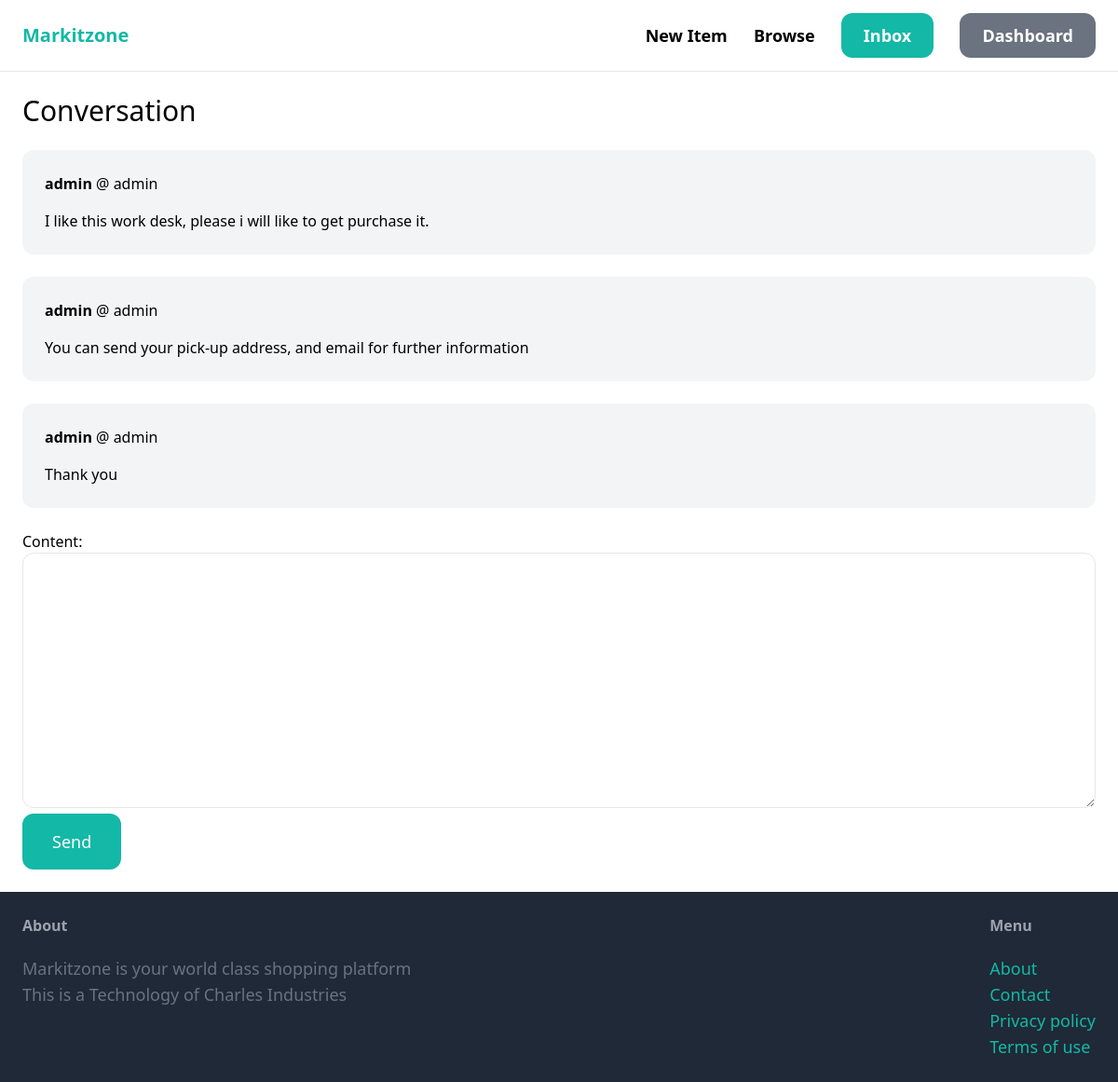
The page /inbox/2/ (signed in) on the database its author committed.
### conversation/models.py (models this page shows)
class ConversationMessage(models.Model):
    conversation = models.ForeignKey(Conversation, related_name='messages', on_delete=models.CASCADE)
    content = models.TextField()
    created_at = models.DateTimeField(auto_now_add=True)
    created_by = models.ForeignKey(User, related_name='created_messages', on_delete=models.CASCADE)

### conversation/views.py (the view)
# urls.py: path('<int:pk>/', views.detail, name='detail'),
@login_required
def detail(request, pk):
    conversation = Conversation.objects.filter(members__in=[request.user.id]).get(pk=pk)
    if request.method == 'POST':
        form = ConversationMessageForm(request.POST)
        if form.is_valid():
            conversation_message = form.save(commit=False)
            conversation_message.conversation = conversation
            conversation_message.created_by = request.user
            conversation_message.save()
            conversation.save()
            return redirect('conversation:detail', pk=pk)
    else:
        form = ConversationMessageForm()
    return render(request, 'conversation/detail.html', {
        'conversation': conversation,
        'form': form
    })

### conversation/forms.py
class ConversationMessageForm(forms.ModelForm):
    class Meta:
        model = ConversationMessage
        fields = ('content',)
        widgets = {
            'content': forms.Textarea(attrs={
                'class':'w-full py-4 px-6 rounded-xl border'
            })
        }

### conversation/templates/conversation/detail.html (shortened to what this page needs)
{% extends 'core/base.html' %}
{% block content %}
    <h1 class="mb-6 text-3xl">Conversation</h1>
    <div class="space-y-6">
        {% for message in conversation.messages.all %}
                <div class="p-6 {% if message.created_by == request.user %}bg-blue-100{% else %}bg-gray-100{% endif %} rounded-xl">
                    <div>
                        <p class="mb-4"><strong>{{ message.created_by.username }}</strong> @ {{ message.created_by }}</p>
                        <p>{{ message.content }}</p>
                    </div>
                </div>
        {% endfor %}
    </div>
    <form method="post" action="." class="mt-6">
        {{ form.as_p }}
        <button class="py-4 px-8 text-lg bg-teal-500 hover:bg-teal-700 rounded-xl text-white">Send</button>
    </form>
{% endblock %}

### rows shown on the page
ConversationMessage: created_by.username "admin", created_by "admin", content "I like this work desk, please i will like to get purchase it."
ConversationMessage: created_by.username "admin", created_by "admin", content "You can send your pick-up address, and email for further information"
ConversationMessage: created_by.username "admin", created_by "admin", content "Thank you"
